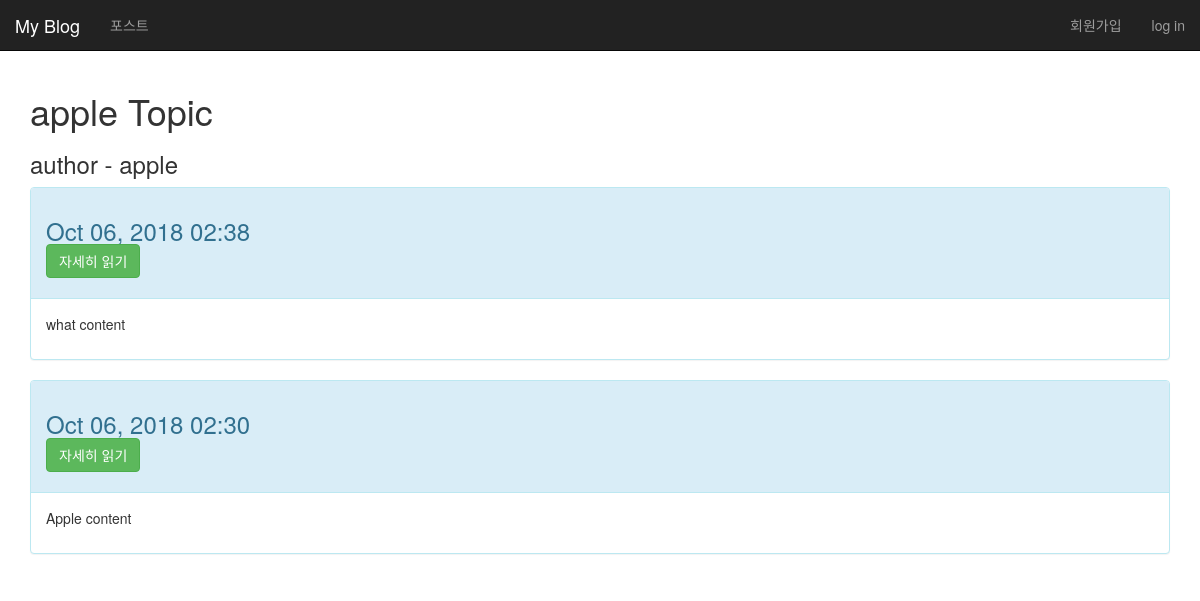
Page /topics/page-5/ on the committed database.
### my_blog/models.py (models this page shows, shortened)
class Topic(models.Model):
    text = models.CharField(max_length=200)
    date_added = models.DateTimeField(auto_now_add=True)
    owner = models.ForeignKey(User, on_delete= models.CASCADE)
    public = models.BooleanField(default=False)
    def __str__(self):
        return self.text

class Content(models.Model):
    topic = models.ForeignKey(Topic, on_delete = models.CASCADE)
    text = models.TextField()
    date_added = models.DateTimeField(auto_now_add=True)
    class Meta:
        verbose_name_plural = 'contents'

### my_blog/views.py (the view)
def topic(request, topic_id):
    topics = _get_topics_For_user(request.user)
    topic = get_object_or_404(topics, id=topic_id)
    form = TopicForm()
    if topic.owner == request.user:
        contents = topic.content_set.order_by('-date_added')
        context = {'topic':topic, 'contents':contents, 'form': form}
        return render(request, 'my_blog/topic.html', context)
    else:
        contents = topic.content_set.order_by('-date_added')
        context = {'topic': topic, 'contents': contents, 'form': form}
    return render(request, 'my_blog/public_topic.html', context)

### my_blog/views.py (called while the page is built)
def _get_topics_For_user(user):
    q = Q(public=True)
    if user.is_authenticated:
        q = q | Q(public=False, owner=user)
    return Topic.objects.filter(q)

### my_blog/templates/my_blog/public_topic.html (shortened to what this page needs)
{% extends "my_blog/base.html" %}
{% load bootstrap3 %}
{% block header %}
  <h1>{{ topic }}</h1>
  <h3>author - {{ topic.owner }}</h3>
{% endblock %}
{% block content %}
{% for content in contents %}
<div class="panel panel-info">
  <div class="panel-heading">
    <h3>
      {{ content.date_added|date:'M d, Y H:i' }}
      <small>
        <form action="{% url 'my_blog:read_content' content.id %}"
          method="post", class="form">
          {% buttons %}
            <button name="submit" class="btn btn-success">
              자세히 읽기
            </button>
          {% endbuttons %}
        </form>
      </small>
    </h3>
  </div>
  <div class="panel-body">
    {{ content.text|truncatechars:150|linebreaks }}
  </div>
</div>
{% empty %}
  아직 아무것도 존재하지 않습니다.
{% endfor %}
{% endblock %}

### rows in the picture
Topic: text "apple Topic", owner "apple"
Content: date_added "Oct 06, 2018 02:38", text "what content"
Content: date_added "Oct 06, 2018 02:30", text "Apple content"
